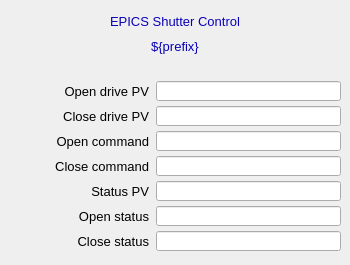
<?xml version="1.0" ?>
<ui version="4.0">
  <class>Dialog</class>
  <widget class="QWidget" name="screen">
    <property name="geometry">
      <rect>
        <x>112</x>
        <y>138</y>
        <width>350</width>
        <height>265</height>
      </rect>
    </property>
    <property name="styleSheet">
      <string notr="true">QWidget#screen {
  color: rgb(0, 0, 0);
  background-color: rgb(187, 187, 187);
  }</string>
    </property>
    <property name="windowTitle">
      <string>ADEpicsShutter</string>
    </property>
    <widget class="PyDMDrawingRectangle" name="rectangle">
      <property name="geometry">
        <rect>
          <x>0</x>
          <y>34</y>
          <width>350</width>
          <height>25</height>
        </rect>
      </property>
      <property name="brush" stdset="0">
        <brush brushstyle="SolidPattern">
          <color alpha="255">
            <red>218</red>
            <green>218</green>
            <blue>218</blue>
          </color>
        </brush>
      </property>
      <property name="penStyle" stdset="0">
        <enum>Qt::SolidLine</enum>
      </property>
      <property name="penColor" stdset="0">
        <color>
          <red>218</red>
          <green>218</green>
          <blue>218</blue>
        </color>
      </property>
      <property name="penWidth" stdset="0">
        <double>0</double>
      </property>
      <property name="penCapStyle" stdset="0">
        <enum>Qt::FlatCap</enum>
      </property>
      <property name="toolTip">
        <string>rectangle</string>
      </property>
    </widget>
    <widget class="PyDMDrawingRectangle" name="rectangle_1">
      <property name="geometry">
        <rect>
          <x>0</x>
          <y>9</y>
          <width>350</width>
          <height>25</height>
        </rect>
      </property>
      <property name="brush" stdset="0">
        <brush brushstyle="SolidPattern">
          <color alpha="255">
            <red>218</red>
            <green>218</green>
            <blue>218</blue>
          </color>
        </brush>
      </property>
      <property name="penStyle" stdset="0">
        <enum>Qt::SolidLine</enum>
      </property>
      <property name="penColor" stdset="0">
        <color>
          <red>218</red>
          <green>218</green>
          <blue>218</blue>
        </color>
      </property>
      <property name="penWidth" stdset="0">
        <double>0</double>
      </property>
      <property name="penCapStyle" stdset="0">
        <enum>Qt::FlatCap</enum>
      </property>
      <property name="toolTip">
        <string>rectangle_1</string>
      </property>
    </widget>
    <widget class="QLabel" name="text">
      <property name="geometry">
        <rect>
          <x>25</x>
          <y>36</y>
          <width>300</width>
          <height>20</height>
        </rect>
      </property>
      <property name="text">
        <string>${prefix}</string>
      </property>
      <property name="font" stdset="0">
        <font>
          <pointsize>10</pointsize>
        </font>
      </property>
      <property name="brush" stdset="0">
        <brush brushstyle="SolidPattern">
          <color alpha="255">
            <red>10</red>
            <green>0</green>
            <blue>184</blue>
          </color>
        </brush>
      </property>
      <property name="toolTip">
        <string>text</string>
      </property>
      <property name="alignment">
        <set>Qt::AlignCenter</set>
      </property>
      <property name="styleSheet">
        <string notr="true">QLabel#text {
  color: rgb(10, 0, 184);
  }</string>
      </property>
    </widget>
    <widget class="QLabel" name="text_1">
      <property name="geometry">
        <rect>
          <x>25</x>
          <y>11</y>
          <width>300</width>
          <height>20</height>
        </rect>
      </property>
      <property name="text">
        <string>EPICS Shutter Control</string>
      </property>
      <property name="font" stdset="0">
        <font>
          <pointsize>10</pointsize>
        </font>
      </property>
      <property name="brush" stdset="0">
        <brush brushstyle="SolidPattern">
          <color alpha="255">
            <red>10</red>
            <green>0</green>
            <blue>184</blue>
          </color>
        </brush>
      </property>
      <property name="toolTip">
        <string>text_1</string>
      </property>
      <property name="alignment">
        <set>Qt::AlignCenter</set>
      </property>
      <property name="styleSheet">
        <string notr="true">QLabel#text_1 {
  color: rgb(10, 0, 184);
  }</string>
      </property>
    </widget>
    <widget class="QLabel" name="text_2">
      <property name="geometry">
        <rect>
          <x>19</x>
          <y>81</y>
          <width>130</width>
          <height>20</height>
        </rect>
      </property>
      <property name="text">
        <string>Open drive PV</string>
      </property>
      <property name="font" stdset="0">
        <font>
          <pointsize>10</pointsize>
        </font>
      </property>
      <property name="brush" stdset="0">
        <brush brushstyle="SolidPattern">
          <color alpha="255">
            <red>0</red>
            <green>0</green>
            <blue>0</blue>
          </color>
        </brush>
      </property>
      <property name="toolTip">
        <string>text_2</string>
      </property>
      <property name="alignment">
        <set>Qt::AlignRight|Qt::AlignTrailing|Qt::AlignVCenter</set>
      </property>
      <property name="styleSheet">
        <string notr="true">QLabel#text_2 {
  color: rgb(0, 0, 0);
  }</string>
      </property>
    </widget>
    <widget class="QLabel" name="text_3">
      <property name="geometry">
        <rect>
          <x>9</x>
          <y>106</y>
          <width>140</width>
          <height>20</height>
        </rect>
      </property>
      <property name="text">
        <string>Close drive PV</string>
      </property>
      <property name="font" stdset="0">
        <font>
          <pointsize>10</pointsize>
        </font>
      </property>
      <property name="brush" stdset="0">
        <brush brushstyle="SolidPattern">
          <color alpha="255">
            <red>0</red>
            <green>0</green>
            <blue>0</blue>
          </color>
        </brush>
      </property>
      <property name="toolTip">
        <string>text_3</string>
      </property>
      <property name="alignment">
        <set>Qt::AlignRight|Qt::AlignTrailing|Qt::AlignVCenter</set>
      </property>
      <property name="styleSheet">
        <string notr="true">QLabel#text_3 {
  color: rgb(0, 0, 0);
  }</string>
      </property>
    </widget>
    <widget class="QLabel" name="text_4">
      <property name="geometry">
        <rect>
          <x>29</x>
          <y>131</y>
          <width>120</width>
          <height>20</height>
        </rect>
      </property>
      <property name="text">
        <string>Open command</string>
      </property>
      <property name="font" stdset="0">
        <font>
          <pointsize>10</pointsize>
        </font>
      </property>
      <property name="brush" stdset="0">
        <brush brushstyle="SolidPattern">
          <color alpha="255">
            <red>0</red>
            <green>0</green>
            <blue>0</blue>
          </color>
        </brush>
      </property>
      <property name="toolTip">
        <string>text_4</string>
      </property>
      <property name="alignment">
        <set>Qt::AlignRight|Qt::AlignTrailing|Qt::AlignVCenter</set>
      </property>
      <property name="styleSheet">
        <string notr="true">QLabel#text_4 {
  color: rgb(0, 0, 0);
  }</string>
      </property>
    </widget>
    <widget class="QLabel" name="text_5">
      <property name="geometry">
        <rect>
          <x>19</x>
          <y>156</y>
          <width>130</width>
          <height>20</height>
        </rect>
      </property>
      <property name="text">
        <string>Close command</string>
      </property>
      <property name="font" stdset="0">
        <font>
          <pointsize>10</pointsize>
        </font>
      </property>
      <property name="brush" stdset="0">
        <brush brushstyle="SolidPattern">
          <color alpha="255">
            <red>0</red>
            <green>0</green>
            <blue>0</blue>
          </color>
        </brush>
      </property>
      <property name="toolTip">
        <string>text_5</string>
      </property>
      <property name="alignment">
        <set>Qt::AlignRight|Qt::AlignTrailing|Qt::AlignVCenter</set>
      </property>
      <property name="styleSheet">
        <string notr="true">QLabel#text_5 {
  color: rgb(0, 0, 0);
  }</string>
      </property>
    </widget>
    <widget class="QLabel" name="text_6">
      <property name="geometry">
        <rect>
          <x>19</x>
          <y>181</y>
          <width>130</width>
          <height>20</height>
        </rect>
      </property>
      <property name="text">
        <string>Status PV</string>
      </property>
      <property name="font" stdset="0">
        <font>
          <pointsize>10</pointsize>
        </font>
      </property>
      <property name="brush" stdset="0">
        <brush brushstyle="SolidPattern">
          <color alpha="255">
            <red>0</red>
            <green>0</green>
            <blue>0</blue>
          </color>
        </brush>
      </property>
      <property name="toolTip">
        <string>text_6</string>
      </property>
      <property name="alignment">
        <set>Qt::AlignRight|Qt::AlignTrailing|Qt::AlignVCenter</set>
      </property>
      <property name="styleSheet">
        <string notr="true">QLabel#text_6 {
  color: rgb(0, 0, 0);
  }</string>
      </property>
    </widget>
    <widget class="QLabel" name="text_7">
      <property name="geometry">
        <rect>
          <x>29</x>
          <y>206</y>
          <width>120</width>
          <height>20</height>
        </rect>
      </property>
      <property name="text">
        <string>Open status</string>
      </property>
      <property name="font" stdset="0">
        <font>
          <pointsize>10</pointsize>
        </font>
      </property>
      <property name="brush" stdset="0">
        <brush brushstyle="SolidPattern">
          <color alpha="255">
            <red>0</red>
            <green>0</green>
            <blue>0</blue>
          </color>
        </brush>
      </property>
      <property name="toolTip">
        <string>text_7</string>
      </property>
      <property name="alignment">
        <set>Qt::AlignRight|Qt::AlignTrailing|Qt::AlignVCenter</set>
      </property>
      <property name="styleSheet">
        <string notr="true">QLabel#text_7 {
  color: rgb(0, 0, 0);
  }</string>
      </property>
    </widget>
    <widget class="QLabel" name="text_8">
      <property name="geometry">
        <rect>
          <x>19</x>
          <y>231</y>
          <width>130</width>
          <height>20</height>
        </rect>
      </property>
      <property name="text">
        <string>Close status</string>
      </property>
      <property name="font" stdset="0">
        <font>
          <pointsize>10</pointsize>
        </font>
      </property>
      <property name="brush" stdset="0">
        <brush brushstyle="SolidPattern">
          <color alpha="255">
            <red>0</red>
            <green>0</green>
            <blue>0</blue>
          </color>
        </brush>
      </property>
      <property name="toolTip">
        <string>text_8</string>
      </property>
      <property name="alignment">
        <set>Qt::AlignRight|Qt::AlignTrailing|Qt::AlignVCenter</set>
      </property>
      <property name="styleSheet">
        <string notr="true">QLabel#text_8 {
  color: rgb(0, 0, 0);
  }</string>
      </property>
    </widget>
    <widget class="PyDMFrame" name="composite">
      <property name="geometry">
        <rect>
          <x>156</x>
          <y>81</y>
          <width>185</width>
          <height>170</height>
        </rect>
      </property>
      <widget class="PyDMLineEdit" name="text_entry">
        <property name="geometry">
          <rect>
            <x>0</x>
            <y>0</y>
            <width>185</width>
            <height>20</height>
          </rect>
        </property>
        <property name="channel" stdset="0">
          <string>ca://${prefix}ShutterOpenEPICS.OUT</string>
        </property>
        <property name="toolTip">
          <string>${prefix}ShutterOpenEPICS.OUT</string>
        </property>
        <property name="font" stdset="0">
          <font>
            <pointsize>10</pointsize>
          </font>
        </property>
        <property name="styleSheet">
          <string notr="true">PyDMLineEdit#text_entry {
  color: rgb(0, 0, 0);
  background-color: rgb(115, 223, 255);
  border: 1px solid black;
  margin: 0px;
  padding: 0px;
  spacing: 0px;
  }</string>
        </property>
      </widget>
      <widget class="PyDMLineEdit" name="text_entry_1">
        <property name="geometry">
          <rect>
            <x>0</x>
            <y>25</y>
            <width>185</width>
            <height>20</height>
          </rect>
        </property>
        <property name="channel" stdset="0">
          <string>ca://${prefix}ShutterCloseEPICS.OUT</string>
        </property>
        <property name="toolTip">
          <string>${prefix}ShutterCloseEPICS.OUT</string>
        </property>
        <property name="font" stdset="0">
          <font>
            <pointsize>10</pointsize>
          </font>
        </property>
        <property name="styleSheet">
          <string notr="true">PyDMLineEdit#text_entry_1 {
  color: rgb(0, 0, 0);
  background-color: rgb(115, 223, 255);
  border: 1px solid black;
  margin: 0px;
  padding: 0px;
  spacing: 0px;
  }</string>
        </property>
      </widget>
      <widget class="PyDMLineEdit" name="text_entry_2">
        <property name="geometry">
          <rect>
            <x>0</x>
            <y>50</y>
            <width>185</width>
            <height>20</height>
          </rect>
        </property>
        <property name="channel" stdset="0">
          <string>ca://${prefix}ShutterOpenEPICS.OCAL</string>
        </property>
        <property name="toolTip">
          <string>${prefix}ShutterOpenEPICS.OCAL</string>
        </property>
        <property name="font" stdset="0">
          <font>
            <pointsize>10</pointsize>
          </font>
        </property>
        <property name="styleSheet">
          <string notr="true">PyDMLineEdit#text_entry_2 {
  color: rgb(0, 0, 0);
  background-color: rgb(115, 223, 255);
  border: 1px solid black;
  margin: 0px;
  padding: 0px;
  spacing: 0px;
  }</string>
        </property>
      </widget>
      <widget class="PyDMLineEdit" name="text_entry_3">
        <property name="geometry">
          <rect>
            <x>0</x>
            <y>75</y>
            <width>185</width>
            <height>20</height>
          </rect>
        </property>
        <property name="channel" stdset="0">
          <string>ca://${prefix}ShutterCloseEPICS.OCAL</string>
        </property>
        <property name="toolTip">
          <string>${prefix}ShutterCloseEPICS.OCAL</string>
        </property>
        <property name="font" stdset="0">
          <font>
            <pointsize>10</pointsize>
          </font>
        </property>
        <property name="styleSheet">
          <string notr="true">PyDMLineEdit#text_entry_3 {
  color: rgb(0, 0, 0);
  background-color: rgb(115, 223, 255);
  border: 1px solid black;
  margin: 0px;
  padding: 0px;
  spacing: 0px;
  }</string>
        </property>
      </widget>
      <widget class="PyDMLineEdit" name="text_entry_4">
        <property name="geometry">
          <rect>
            <x>0</x>
            <y>100</y>
            <width>185</width>
            <height>20</height>
          </rect>
        </property>
        <property name="channel" stdset="0">
          <string>ca://${prefix}ShutterStatusEPICS_RBV.INP</string>
        </property>
        <property name="toolTip">
          <string>${prefix}ShutterStatusEPICS_RBV.INP</string>
        </property>
        <property name="font" stdset="0">
          <font>
            <pointsize>10</pointsize>
          </font>
        </property>
        <property name="styleSheet">
          <string notr="true">PyDMLineEdit#text_entry_4 {
  color: rgb(0, 0, 0);
  background-color: rgb(115, 223, 255);
  border: 1px solid black;
  margin: 0px;
  padding: 0px;
  spacing: 0px;
  }</string>
        </property>
      </widget>
      <widget class="PyDMLineEdit" name="text_entry_5">
        <property name="geometry">
          <rect>
            <x>0</x>
            <y>125</y>
            <width>185</width>
            <height>20</height>
          </rect>
        </property>
        <property name="channel" stdset="0">
          <string>ca://${prefix}ShutterStatusEPICS_RBV.ONVL</string>
        </property>
        <property name="toolTip">
          <string>${prefix}ShutterStatusEPICS_RBV.ONVL</string>
        </property>
        <property name="font" stdset="0">
          <font>
            <pointsize>10</pointsize>
          </font>
        </property>
        <property name="styleSheet">
          <string notr="true">PyDMLineEdit#text_entry_5 {
  color: rgb(0, 0, 0);
  background-color: rgb(115, 223, 255);
  border: 1px solid black;
  margin: 0px;
  padding: 0px;
  spacing: 0px;
  }</string>
        </property>
      </widget>
      <widget class="PyDMLineEdit" name="text_entry_6">
        <property name="geometry">
          <rect>
            <x>0</x>
            <y>150</y>
            <width>185</width>
            <height>20</height>
          </rect>
        </property>
        <property name="channel" stdset="0">
          <string>ca://${prefix}ShutterStatusEPICS_RBV.ZRVL</string>
        </property>
        <property name="toolTip">
          <string>${prefix}ShutterStatusEPICS_RBV.ZRVL</string>
        </property>
        <property name="font" stdset="0">
          <font>
            <pointsize>10</pointsize>
          </font>
        </property>
        <property name="styleSheet">
          <string notr="true">PyDMLineEdit#text_entry_6 {
  color: rgb(0, 0, 0);
  background-color: rgb(115, 223, 255);
  border: 1px solid black;
  margin: 0px;
  padding: 0px;
  spacing: 0px;
  }</string>
        </property>
      </widget>
    </widget>
  </widget>
  <customwidgets>
    <customwidget>
      <class>PyDMDrawingRectangle</class>
      <extends>QWidget</extends>
      <header>pydm.widgets.drawing</header>
    </customwidget>
    <customwidget>
      <class>PyDMLabel</class>
      <extends>QLabel</extends>
      <header>pydm.widgets.label</header>
    </customwidget>
    <customwidget>
      <class>PyDMFrame</class>
      <extends>QFrame</extends>
      <header>pydm.widgets.frame</header>
    </customwidget>
    <customwidget>
      <class>PyDMLineEdit</class>
      <extends>QLineEdit</extends>
      <header>pydm.widgets.line_edit</header>
    </customwidget>
  </customwidgets>
</ui>
